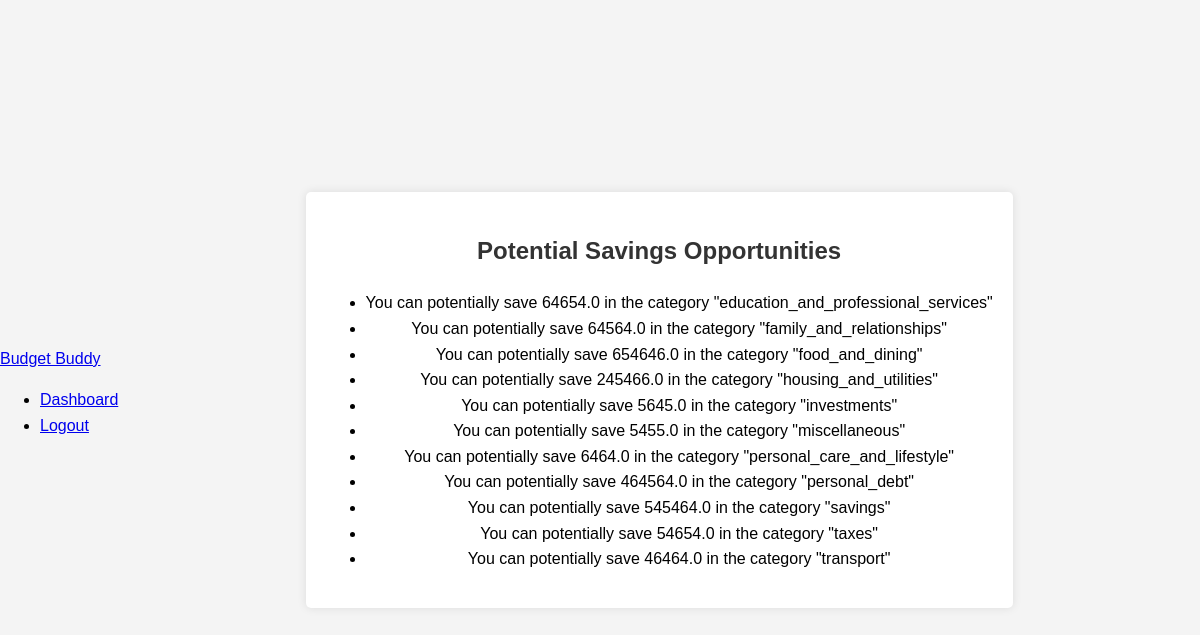
Screenshot of /savings_opportunities (signed in) with the database file from the repository.
### app.py (models this page shows, shortened)
class Budget(db.Model):
    id = db.Column(db.Integer, primary_key=True)
    user_id = db.Column(db.Integer, db.ForeignKey('user.id'))
    category = db.Column(db.String(80), nullable=False)  # Specific category like "Housing", "Food", etc.
    budget_amount = db.Column(db.Float, nullable=True)  # Budget amount for that category
    day_set = db.Column(db.Integer, nullable=True)  # New field for day of the month
    last_budget_setting = db.Column(db.Date, nullable=True)  # New field for the last date when the budget was set
    month = db.Column(db.Integer, nullable=False, default=datetime.utcnow().month)
    year = db.Column(db.Integer, nullable=False, default=datetime.utcnow().year)
    user = db.relationship('User', back_populates='budgets')
    ___table_args__ = (db.UniqueConstraint('user_id', 'category', 'month', 'year', name='unique_category_per_user_per_month_per_year'),)

### app.py (the view)
@app.route('/savings_opportunities', methods=['GET'])
@login_required
def savings_opportunities():
    opportunities = identify_savings_opportunities(current_user.id)
    return render_template('savings_opportunities.html', opportunities=opportunities)

### app.py (called while the page is built)
@login_manager.user_loader
def load_user(user_id):
    return User.query.get(int(user_id))

@app.context_processor
def utility_processor():
    return dict(range=range)

@app.context_processor
def inject_notifications_count():
    if current_user.is_authenticated:
        unread_notifications_count = Notification.query.filter_by(user_id=current_user.id, is_read=False).count()
        return {'unread_notifications_count': unread_notifications_count}
    return {}

@app.context_processor
def inject_predefined_categories():
    return dict(PREDEFINED_CATEGORIES=PREDEFINED_CATEGORIES)

### templates/savings_opportunities.html
{% extends "base.html" %}
{% block content %}
<h2>Potential Savings Opportunities</h2>
<ul>
    {% for category, amount in opportunities.items() %}
    <li>You can potentially save {{ amount }} in the category "{{ category }}"</li>
    {% endfor %}
</ul>
{% endblock %}

### static/css/styles.css (style rules this page uses)
body { font-family: Arial, sans-serif; line-height: 1.6; background-color: #f4f4f4; margin: 0; padding: 0; display: flex; justify-content: center; align-items: center; height: 100vh; }
h1, h2, h3, h4 { color: #333; }

### rows the page displays
Budget: budget_amount "64654.0", category "education_and_professional_services"
Budget: budget_amount "64564.0", category "family_and_relationships"
Budget: budget_amount "654646.0", category "food_and_dining"
Budget: budget_amount "245466.0", category "housing_and_utilities"
Budget: budget_amount "5645.0", category "investments"
Budget: budget_amount "5455.0", category "miscellaneous"
Budget: budget_amount "6464.0", category "personal_care_and_lifestyle"
Budget: budget_amount "464564.0", category "personal_debt"
Budget: budget_amount "545464.0", category "savings"
Budget: budget_amount "54654.0", category "taxes"
Budget: budget_amount "46464.0", category "transport"
